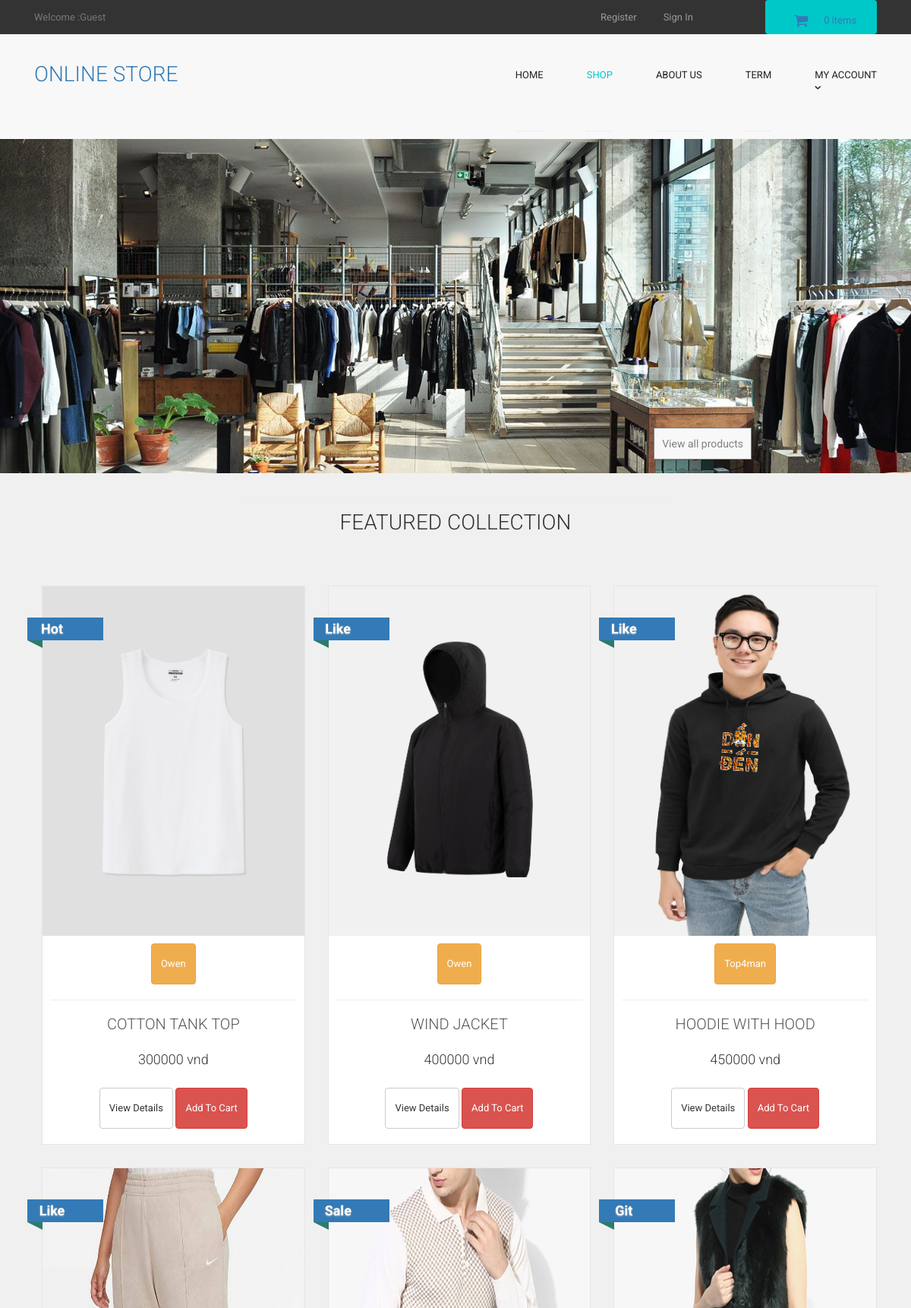
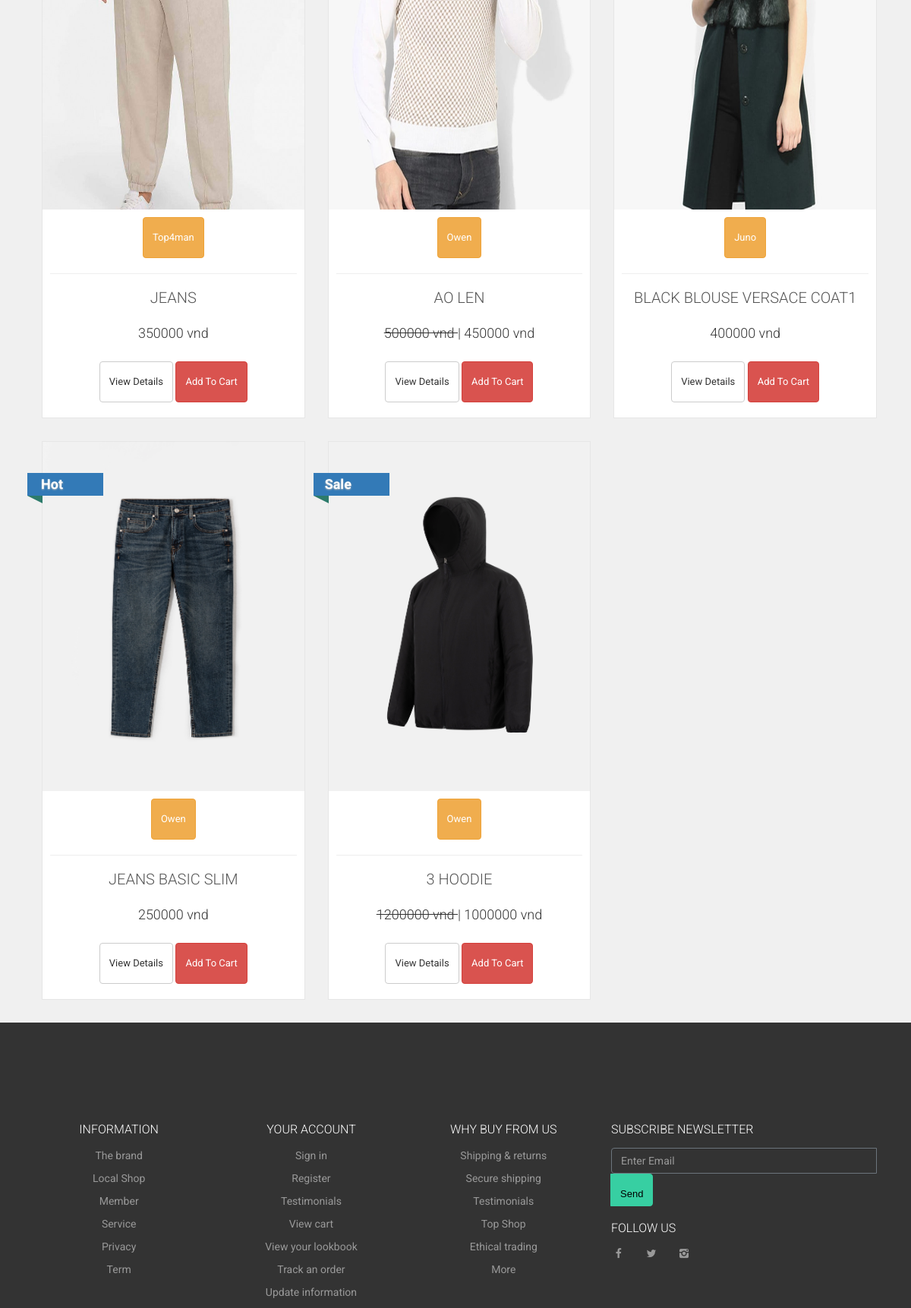
The page / (upper part) on the database its author committed (2 pictures, top to bottom).
### tables this page shows
CREATE TABLE `products` (
  `product_id` int(10) NOT NULL,
  `p_cat_id` int(10) NOT NULL,
  `cat_id` int(10) NOT NULL,
  `manufacturer_id` int(10) NOT NULL,
  `date` timestamp NOT NULL DEFAULT current_timestamp() ON UPDATE current_timestamp(),
  `product_title` text NOT NULL,
  `product_url` text NOT NULL,
  `product_img1` text NOT NULL,
  `product_img2` text NOT NULL,
  `product_img3` text NOT NULL,
  `product_price` int(10) NOT NULL,
  `product_psp_price` int(100) NOT NULL,
  `product_desc` text NOT NULL,
  `product_features` text NOT NULL,
  `product_video` text NOT NULL,
  `product_keywords` text NOT NULL,
  `product_label` text NOT NULL,
  `status` varchar(255) NOT NULL
);

CREATE TABLE `manufacturers` (
  `manufacturer_id` int(10) NOT NULL,
  `manufacturer_title` text NOT NULL,
  `manufacturer_top` text NOT NULL,
  `manufacturer_image` text NOT NULL
);

### functions/functions.php (the view, shortened to what this page needs)
<?php
$db = mysqli_connect("localhost","root","","online-store");
function getRealUserIp(){
    switch(true){
      default : return $_SERVER['REMOTE_ADDR'];
    }
 }
function items(){
global $db;
$ip_add = getRealUserIp();
$get_items = "select * from cart where ip_add='$ip_add'";
$run_items = mysqli_query($db,$get_items);
$count_items = mysqli_num_rows($run_items);
echo $count_items;
}
function getPro(){
  global $db;
  $get_products = "select * from products order by 1 DESC LIMIT 0,8";
  $run_products = mysqli_query($db,$get_products);
  while($row_products=mysqli_fetch_array($run_products)){
    $pro_title = $row_products['product_title'];
    $pro_price = $row_products['product_price'];
    $pro_img1 = $row_products['product_img1'];
    $pro_label = $row_products['product_label'];
    $manufacturer_id = $row_products['manufacturer_id'];
    $get_manufacturer = "select * from manufacturers where manufacturer_id='$manufacturer_id'";
    $run_manufacturer = mysqli_query($db,$get_manufacturer);
    $row_manufacturer = mysqli_fetch_array($run_manufacturer);
    $manufacturer_name = $row_manufacturer['manufacturer_title'];
    $pro_psp_price = $row_products['product_psp_price'];
    $pro_url = $row_products['product_url'];
    if($pro_label == "Sale" or $pro_label == "Gift"){
    $product_price = "<del> $pro_price vnd </del>";
    $product_psp_price = "| $pro_psp_price vnd";
  }
  else{
    $product_psp_price = "";
    $product_price = "$pro_price vnd";
  }
  if($pro_label == ""){
  }
  else{
    $product_label = "
    <a class='label sale' href='#' style='color:black;'>
    <div class='thelabel'>$pro_label</div>
    <div class='label-background'> </div>
    </a>
    ";
  }
echo "<div class='col-md-4 col-sm-6 single' >
<div class='product' >
<a href='$pro_url' >
<img src='admin_area/product_images/$pro_img1' class='img-responsive' style='height:460px; weight:auto; margin-left: auto; margin-right: auto; width: 100%;'>
</a>
<div class='text' >
<center>
<p class='btn btn-warning'> $manufacturer_name </p>
</center>
<hr>
<h3><a href='$pro_url' >$pro_title</a></h3>
<p class='price' > $product_price $product_psp_price </p>
<p class='buttons' >
<a href='$pro_url' class='btn btn-default' >View Details</a>
<a href='$pro_url' class='btn btn-danger'>
<i class='fa fa-shopping-cart'></i> Add To Cart
</a>
</p>
</div>
$product_label
</div>
</div>
";
}
}
?>

### styles/css/style.css (style rules this page uses)
html { overflow-x: hidden; }
body { line-height: 1.7; color: gray; font-weight: 400; font-size: 1rem; }
a { -webkit-transition: .3s all ease; -o-transition: .3s all ease; transition: .3s all ease; }
h1, h2, h3, h4, h5, .h1, .h2, .h3, .h4, .h5 { font-family: "Oswald", sans-serif; font-weight: 300 !important; text-transform: uppercase; }
.btn { font-size: 16px; border-radius: 4px; padding: 10px 30px; }

### styles/backend.css (style rules this page uses)
html { font-family: "Roboto", Helvetica, Arial, sans-serif; line-height: 1.15; -ms-text-size-adjust: 100%; -webkit-text-size-adjust: 100% }
body { margin: 0 }
hr { box-sizing: content-box; height: 0; overflow: visible }
a { background-color: transparent; -webkit-text-decoration-skip: objects }
img { border-style: none }
html { box-sizing: border-box }
body { min-width: 1190px; font-family: Montserrat, sans-serif; font-weight: 400; background-color: white; }
img { max-width: 100%; height: auto }
.btn { display: inline-block; vertical-align: top; font-size: 13px; line-height: 40px; text-decoration: none; -webkit-transition: .3s; transition: .3s }

### styles/style.css (style rules this page uses)
body { font-family: "Roboto", Helvetica, Arial, sans-serif; font-size: 14px; line-height: 1.42857143; color: #333333; background-color: #f0f0f0; overflow-x: hidden; }
.single { width:290px; }
#content .product { background:#fff; border: solid 1px #e6e6e6; box-sizing: border-box; margin-bottom: 30px; }
#content .product .text p.price { font-size:18px; text-align:center; font-weight:300; height: 40px; }
#content .product .text .buttons { clear:both; text-align:center; }
#content .product .text h3 { text-align:center; font-size:20px; height: 35px; }
#content .product .text h3 a { color:rgb(85, 85, 85); }
#content .product .text { padding:10px 10px 0px; }
#content .product .text .buttons .btn { margin-bottom:10px; }
.label { text-decoration : none; position: absolute; top: 50px; padding-left:51px; z-index: 20; }
.label .thelabel { position: relative; width: 100px; padding: 6px 50px 6px 15px; margin: 40px 50px 10px -71px; color: #fff; font-size:18px; font-weight:bold; background-color: #337ab7; text-shadow: 0px 1px 2px #bbb ; }
.label .thelabel:before, .label .thelabel:after { content: ''; position: absolute; width:0; height:0; }
.label .thelabel:after { left: 0px; top: 100%; border-width : 5px 10px; border-style: solid; border-color: #2d7b6b #2d7b6b transparent transparent; }
.label.sale { top: 0; }

### rows shown on the page
products: product_img1 (picture), manufacturer.manufacturer_title "Owen", product_title "COTTON TANK TOP", product_price "300000 vnd", product_label "Hot"
products: product_img1 (picture), manufacturer.manufacturer_title "Owen", product_title "WIND JACKET", product_price "400000 vnd", product_label "Like"
products: product_img1 (picture), manufacturer.manufacturer_title "Top4man", product_title "HOODIE WITH HOOD", product_price "450000 vnd", product_label "Like"
products: product_img1 (picture), manufacturer.manufacturer_title "Top4man", product_title "JEANS", product_price "350000 vnd", product_label "Like"
products: product_img1 (picture), manufacturer.manufacturer_title "Owen", product_title "AO LEN", product_price "500000", product_psp_price "| 450000 vnd", product_label "Sale"
products: product_img1 (picture), manufacturer.manufacturer_title "Juno", product_title "BLACK BLOUSE VERSACE COAT1", product_price "400000 vnd", product_label "Git"
products: product_img1 (picture), manufacturer.manufacturer_title "Owen", product_title "JEANS BASIC SLIM", product_price "250000 vnd", product_label "Hot"
products: product_img1 (picture), manufacturer.manufacturer_title "Owen", product_title "3 HOODIE", product_price "1200000", product_psp_price "| 1000000 vnd", product_label "Sale"

### other values the page prints
$count_items "0"
